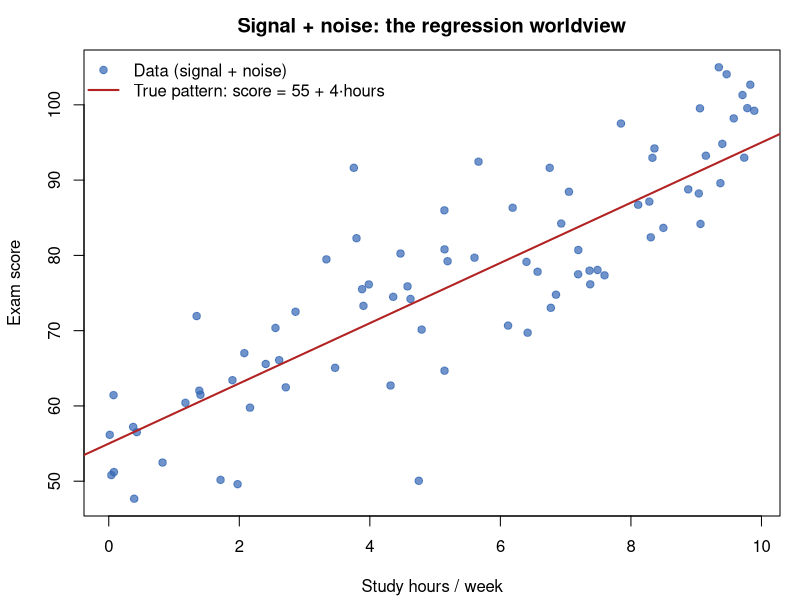
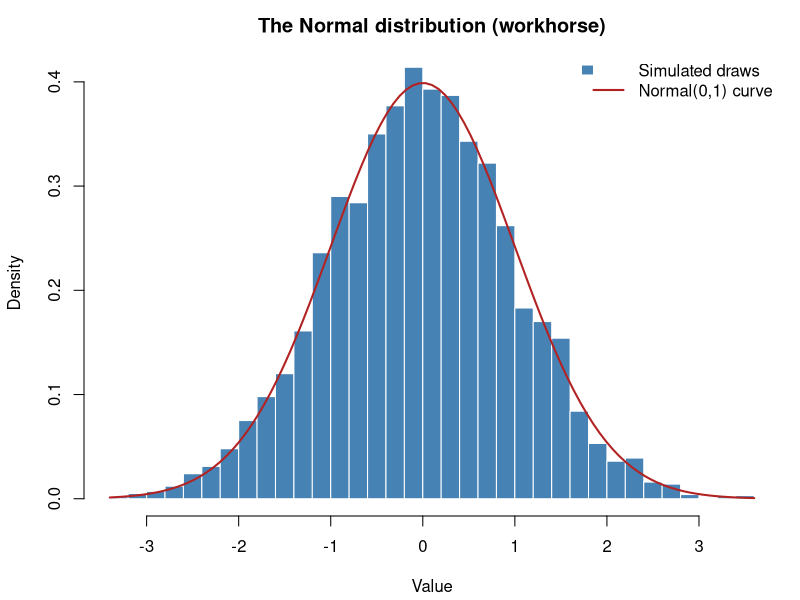
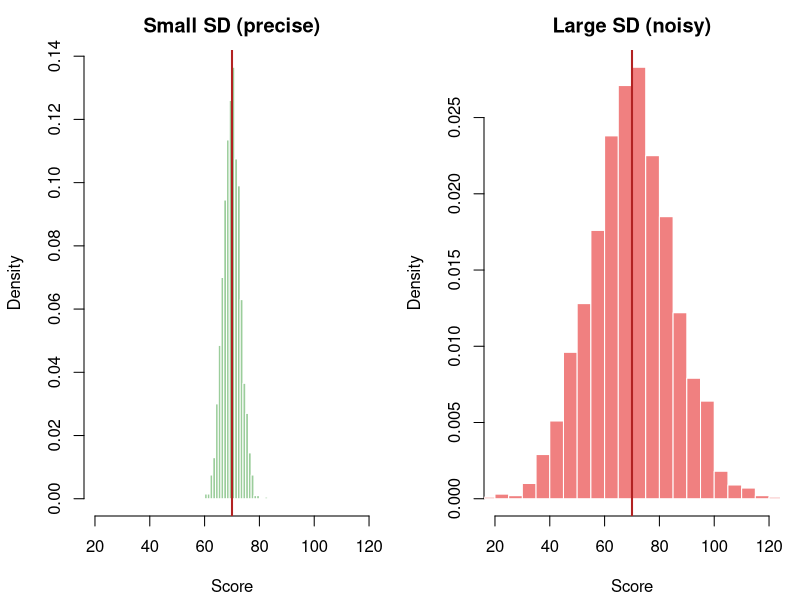
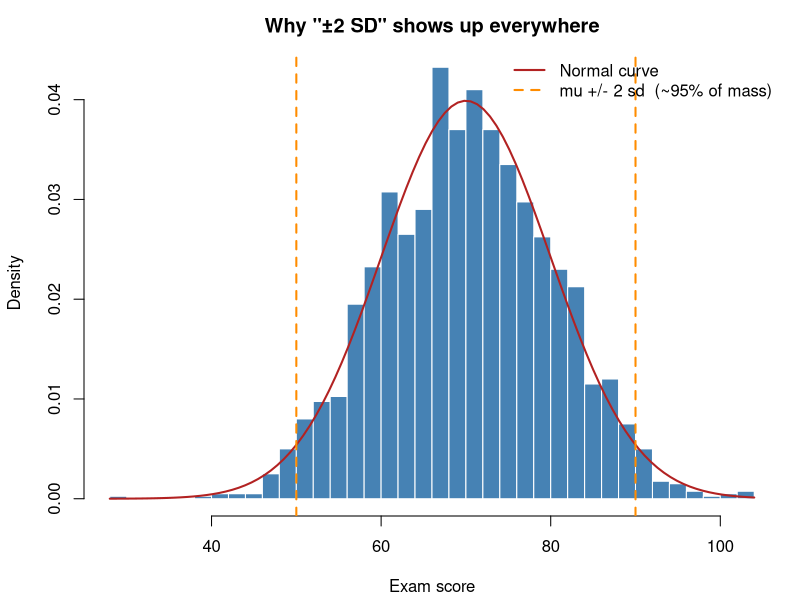
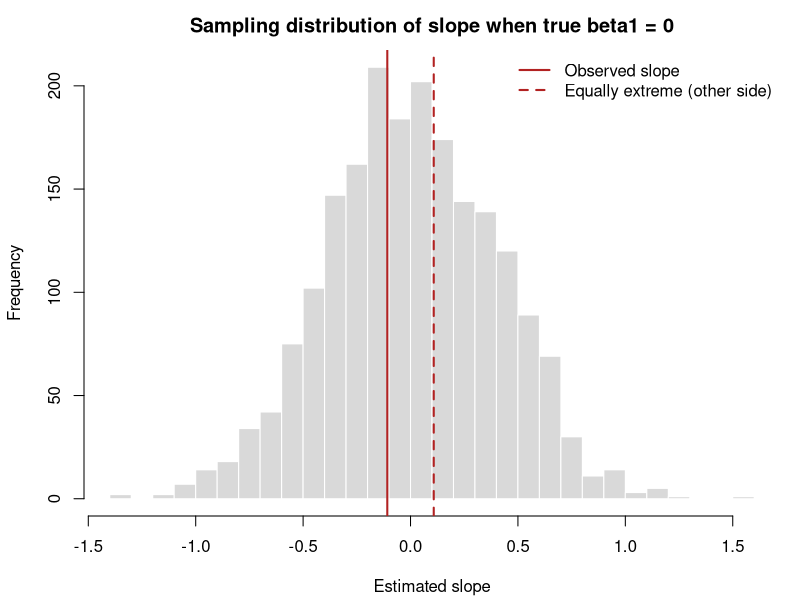
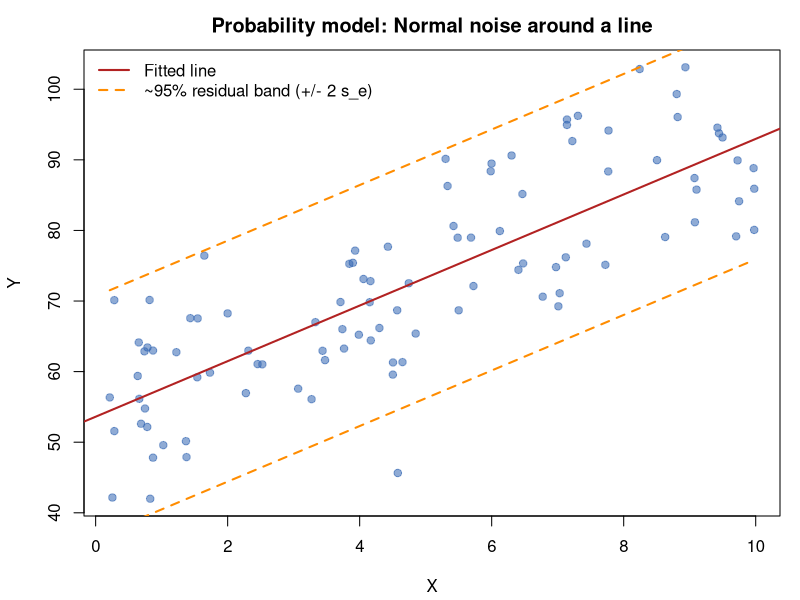

Source code (R) for these figures, in order:
# ============================================================================
# Probability You'll Need for Statistical Modeling
# STM 2102 — University of Austin
# ============================================================================
#
# This is NOT a probability-theory course. We use probability as the language
# of uncertainty around regression. Five ideas only:
#
#   1. Randomness = noise around a systematic pattern
#   2. A distribution = where outcomes tend to land (Normal = workhorse)
#   3. Mean / SD = center and spread
#   4. ~95% of Normal mass lies within ~2 SDs  →  CIs and residual checks
#   5. A p-value asks: "how surprising is this if there's really no effect?"
#
# Philosophy: simulate first, then name the idea.
# ============================================================================

set.seed(42)
par(mar = c(4.2, 4.2, 2.5, 1))


# ============================================================================
# 1. RANDOMNESS = NOISE AROUND A PATTERN
# ============================================================================
#
# In this course, "random" almost always means: there is a predictable part
# (the signal / systematic pattern) plus an unpredictable part (the noise).

# True relationship: study hours → exam score, plus noise
n <- 80
hours <- runif(n, 0, 10)
true_score <- 55 + 4 * hours          # systematic part: line
noise <- rnorm(n, mean = 0, sd = 8)    # idiosyncratic part: random noise
score <- true_score + noise

plot(hours, score, pch = 19, col = rgb(0.2, 0.4, 0.7, 0.7),
     xlab = "Study hours / week", ylab = "Exam score",
     main = "Signal + noise: the regression worldview")
abline(a = 55, b = 4, col = "firebrick", lwd = 2)
legend("topleft", bty = "n",
       legend = c("Data (signal + noise)", "True pattern: score = 55 + 4·hours"),
       col = c(rgb(0.2, 0.4, 0.7, 0.7), "firebrick"),
       pch = c(19, NA), lty = c(NA, 1), lwd = c(NA, 2))

# KEY: Probability describes the noise. Regression estimates the pattern.


# ============================================================================
# 2. A DISTRIBUTION = WHERE OUTCOMES TEND TO LAND
# ============================================================================
#
# A distribution tells you which values are common and which are rare.
# Our workhorse: the Normal (Gaussian) distribution.

draws <- rnorm(5000, mean = 0, sd = 1)

hist(draws, breaks = 40, probability = TRUE, col = "steelblue", border = "white",
     main = "The Normal distribution (workhorse)",
     xlab = "Value", ylab = "Density")
curve(dnorm(x, 0, 1), add = TRUE, col = "firebrick", lwd = 2)
legend("topright", bty = "n",
       legend = c("Simulated draws", "Normal(0,1) curve"),
       fill = c("steelblue", NA), border = c("white", NA),
       lty = c(NA, 1), col = c(NA, "firebrick"), lwd = c(NA, 2))

# In regression we will assume:  errors ε ~ Normal(0, σ²)
# That one assumption unlocks CIs, tests, and prediction intervals.


# ============================================================================
# 3. MEAN AND SD = CENTER AND SPREAD
# ============================================================================

mu <- 70
sigma <- 10
exam <- rnorm(2000, mean = mu, sd = sigma)

cat("=== Center and spread ===\n")
cat("True mean (μ):", mu, "   sample mean:", round(mean(exam), 2), "\n")
cat("True SD  (σ):", sigma, "  sample SD:  ", round(sd(exam), 2), "\n\n")

# Same mean, different spread — spread is what uncertainty "feels like"
tight <- rnorm(2000, mean = 70, sd = 3)
wide  <- rnorm(2000, mean = 70, sd = 15)

par(mfrow = c(1, 2))
hist(tight, breaks = 30, probability = TRUE, col = "darkseagreen3", border = "white",
     xlim = c(20, 120), main = "Small SD (precise)", xlab = "Score")
abline(v = 70, col = "firebrick", lwd = 2)
hist(wide, breaks = 30, probability = TRUE, col = "lightcoral", border = "white",
     xlim = c(20, 120), main = "Large SD (noisy)", xlab = "Score")
abline(v = 70, col = "firebrick", lwd = 2)
par(mfrow = c(1, 1))

# KEY: Mean = where the cloud sits. SD = how fat the cloud is.
# In regression, residual SD (s_e) is the typical size of prediction errors.


# ============================================================================
# 4. ~95% OF NORMAL MASS LIES WITHIN ~2 SDs
# ============================================================================
#
# This one rule of thumb powers confidence intervals AND residual diagnostics.

within_1sd <- mean(abs(exam - mu) < 1 * sigma)
within_2sd <- mean(abs(exam - mu) < 2 * sigma)
within_3sd <- mean(abs(exam - mu) < 3 * sigma)

cat("=== Empirical coverage (should be ~68% / 95% / 99.7%) ===\n")
cat("Within 1 SD:", round(100 * within_1sd, 1), "%\n")
cat("Within 2 SD:", round(100 * within_2sd, 1), "%\n")
cat("Within 3 SD:", round(100 * within_3sd, 1), "%\n\n")

hist(exam, breaks = 40, probability = TRUE, col = "steelblue", border = "white",
     main = "Why \"±2 SD\" shows up everywhere",
     xlab = "Exam score")
curve(dnorm(x, mu, sigma), add = TRUE, col = "firebrick", lwd = 2)
abline(v = mu + c(-2, 2) * sigma, col = "darkorange", lwd = 2, lty = 2)
legend("topright", bty = "n",
       legend = c("Normal curve", "mu +/- 2 sd  (~95% of mass)"),
       col = c("firebrick", "darkorange"), lty = c(1, 2), lwd = 2)

# Connection to THIS course:
#   • A 95% CI for a slope is roughly  estimate ± 2 · SE(estimate)
#   • If residuals are roughly Normal, ~95% should fall within ± 2 · s_e
#   • If many residuals sit outside that band, something is off

# Tiny demo of the CI rule of thumb
n_ci <- 40
x_ci <- runif(n_ci, 0, 10)
y_ci <- 55 + 4 * x_ci + rnorm(n_ci, 0, 8)
fit_ci <- lm(y_ci ~ x_ci)
b1 <- coef(fit_ci)[2]
se <- summary(fit_ci)$coef[2, 2]
ci_approx <- b1 + c(-2, 2) * se
ci_exact  <- confint(fit_ci, "x_ci")

cat("=== 95% CI for the slope (rule of thumb vs R) ===\n")
cat("Estimate ± 2·SE: [", round(ci_approx[1], 3), ",", round(ci_approx[2], 3), "]\n")
cat("confint() exact: [", round(ci_exact[1], 3), ",", round(ci_exact[2], 3), "]\n\n")


# ============================================================================
# 5. p-VALUES: HOW SURPRISING UNDER "NO EFFECT"?
# ============================================================================
#
# A p-value is NOT "the probability the null is true."
# It IS: assuming the null is true, how often would chance alone produce
# a result as extreme as (or more extreme than) what we saw?

# Setup: true slope is ZERO (null is true). We still get noisy slope estimates.
true_beta1 <- 0
n_obs <- 50
n_sims <- 2000

sim_slopes <- replicate(n_sims, {
  x <- runif(n_obs, 0, 10)
  y <- 50 + true_beta1 * x + rnorm(n_obs, 0, 8)
  coef(lm(y ~ x))[2]
})

# One "observed" study from the same null world
x_obs <- runif(n_obs, 0, 10)
y_obs <- 50 + true_beta1 * x_obs + rnorm(n_obs, 0, 8)
obs_fit <- lm(y_obs ~ x_obs)
obs_slope <- coef(obs_fit)[2]
obs_p <- summary(obs_fit)$coef[2, 4]

# Simulated two-sided p-value: how often |slope| ≥ |observed| under the null?
sim_p <- mean(abs(sim_slopes) >= abs(obs_slope))

hist(sim_slopes, breaks = 40, col = "gray85", border = "white",
     main = "Sampling distribution of slope when true beta1 = 0",
     xlab = "Estimated slope")
abline(v = obs_slope, col = "firebrick", lwd = 2)
abline(v = -obs_slope, col = "firebrick", lwd = 2, lty = 2)
legend("topright", bty = "n",
       legend = c("Observed slope", "Equally extreme (other side)"),
       col = "firebrick", lty = c(1, 2), lwd = 2)

cat("=== p-value intuition ===\n")
cat("Observed slope:", round(obs_slope, 3), "\n")
cat("Simulated p (fraction of null slopes at least this extreme):",
    round(sim_p, 3), "\n")
cat("R's p-value from lm():", round(obs_p, 3), "\n")
cat("(They won't match exactly — one dataset vs many sims — but same idea.)\n\n")

# KEY: Small p → data would be unusual if there were truly no effect.
#       That is permission to doubt the null — not proof of an effect.


# ============================================================================
# BRIDGE: THE REGRESSION PROBABILITY MODEL
# ============================================================================
#
# Everything above is so we can write, and believe:
#
#   Y = β₀ + β₁ X + ε ,   ε ~ Normal(0, σ²)
#
# Equivalently:  Y | X  ~  Normal(β₀ + β₁ X, σ²)
#
# That model is why Week 2 can do confidence intervals, hypothesis tests,
# and prediction intervals for regression.

n <- 100
X <- runif(n, 0, 10)
Y <- 55 + 4 * X + rnorm(n, 0, 8)
fit <- lm(Y ~ X)

plot(X, Y, pch = 19, col = rgb(0.2, 0.4, 0.7, 0.55),
     xlab = "X", ylab = "Y",
     main = "Probability model: Normal noise around a line")
abline(fit, col = "firebrick", lwd = 2)

# Band of typical residuals: ± 2 · residual SD
se_resid <- summary(fit)$sigma
xs <- seq(min(X), max(X), length.out = 100)
ys <- coef(fit)[1] + coef(fit)[2] * xs
lines(xs, ys + 2 * se_resid, col = "darkorange", lty = 2, lwd = 2)
lines(xs, ys - 2 * se_resid, col = "darkorange", lty = 2, lwd = 2)
legend("topleft", bty = "n",
       legend = c("Fitted line", "~95% residual band (+/- 2 s_e)"),
       col = c("firebrick", "darkorange"), lty = c(1, 2), lwd = 2)

cat("=== Fitted model ===\n")
print(summary(fit)$coef)
cat("Residual SD (s_e):", round(summary(fit)$sigma, 2), "\n")
cat("R²:", round(summary(fit)$r.squared, 3), "\n\n")


# ============================================================================
# TAKEAWAYS (say these out loud on Monday)
# ============================================================================
#
# 1. Randomness in this course = noise around a pattern.
# 2. Distributions describe where outcomes land; Normal is the default for errors.
# 3. Mean = center, SD = spread (uncertainty).
# 4. ≈95% of Normal mass is within ±2 SD → CI rule of thumb and residual checks.
# 5. A p-value measures surprise under "no effect" — not P(null is true).
#
# Next up: inference for regression (Week 2) puts these to work on slopes.
# ============================================================================
